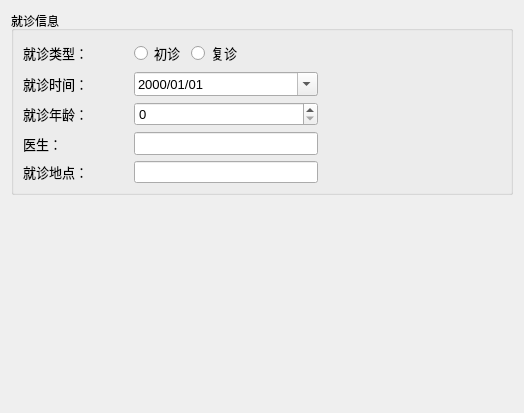
<?xml version="1.0" encoding="UTF-8"?>
<ui version="4.0">
 <class>InfoRecordWidget</class>
 <widget class="QWidget" name="InfoRecordWidget">
  <property name="geometry">
   <rect>
    <x>0</x>
    <y>0</y>
    <width>524</width>
    <height>413</height>
   </rect>
  </property>
  <property name="windowTitle">
   <string>Form</string>
  </property>
  <layout class="QFormLayout" name="formLayout">
   <item row="0" column="0" colspan="2">
    <widget class="QGroupBox" name="groupBox">
     <property name="sizePolicy">
      <sizepolicy hsizetype="Expanding" vsizetype="Preferred">
       <horstretch>0</horstretch>
       <verstretch>0</verstretch>
      </sizepolicy>
     </property>
     <property name="font">
      <font>
       <pointsize>9</pointsize>
      </font>
     </property>
     <property name="title">
      <string>就诊信息</string>
     </property>
     <layout class="QGridLayout" name="gridLayout">
      <item row="3" column="2">
       <widget class="QLineEdit" name="lineEdit">
        <property name="font">
         <font>
          <pointsize>10</pointsize>
         </font>
        </property>
       </widget>
      </item>
      <item row="2" column="2">
       <widget class="QSpinBox" name="spinBox">
        <property name="font">
         <font>
          <pointsize>10</pointsize>
         </font>
        </property>
        <property name="maximum">
         <number>150</number>
        </property>
       </widget>
      </item>
      <item row="1" column="2">
       <widget class="QDateEdit" name="dateEdit">
        <property name="font">
         <font>
          <pointsize>10</pointsize>
         </font>
        </property>
        <property name="displayFormat">
         <string>yyyy/MM/dd</string>
        </property>
        <property name="calendarPopup">
         <bool>true</bool>
        </property>
       </widget>
      </item>
      <item row="1" column="3" rowspan="3">
       <spacer name="horizontalSpacer">
        <property name="orientation">
         <enum>Qt::Horizontal</enum>
        </property>
        <property name="sizeType">
         <enum>QSizePolicy::Expanding</enum>
        </property>
        <property name="sizeHint" stdset="0">
         <size>
          <width>40</width>
          <height>20</height>
         </size>
        </property>
       </spacer>
      </item>
      <item row="3" column="0">
       <widget class="QLabel" name="label_4">
        <property name="font">
         <font>
          <pointsize>10</pointsize>
         </font>
        </property>
        <property name="text">
         <string>医生：</string>
        </property>
       </widget>
      </item>
      <item row="0" column="0">
       <widget class="QLabel" name="label">
        <property name="font">
         <font>
          <pointsize>10</pointsize>
         </font>
        </property>
        <property name="text">
         <string>就诊类型：</string>
        </property>
       </widget>
      </item>
      <item row="2" column="0">
       <widget class="QLabel" name="label_3">
        <property name="font">
         <font>
          <pointsize>10</pointsize>
         </font>
        </property>
        <property name="text">
         <string>就诊年龄：</string>
        </property>
       </widget>
      </item>
      <item row="0" column="2">
       <layout class="QHBoxLayout" name="horizontalLayout">
        <item>
         <widget class="QRadioButton" name="radioButton">
          <property name="font">
           <font>
            <pointsize>10</pointsize>
           </font>
          </property>
          <property name="text">
           <string>初诊</string>
          </property>
          <attribute name="buttonGroup">
           <string notr="true">diagTypeGroup</string>
          </attribute>
         </widget>
        </item>
        <item>
         <widget class="QRadioButton" name="radioButton_2">
          <property name="font">
           <font>
            <pointsize>10</pointsize>
           </font>
          </property>
          <property name="text">
           <string>复诊</string>
          </property>
          <attribute name="buttonGroup">
           <string notr="true">diagTypeGroup</string>
          </attribute>
         </widget>
        </item>
        <item>
         <spacer name="horizontalSpacer_2">
          <property name="orientation">
           <enum>Qt::Horizontal</enum>
          </property>
          <property name="sizeType">
           <enum>QSizePolicy::Expanding</enum>
          </property>
          <property name="sizeHint" stdset="0">
           <size>
            <width>40</width>
            <height>20</height>
           </size>
          </property>
         </spacer>
        </item>
       </layout>
      </item>
      <item row="4" column="0">
       <widget class="QLabel" name="label_5">
        <property name="font">
         <font>
          <pointsize>10</pointsize>
         </font>
        </property>
        <property name="text">
         <string>就诊地点：</string>
        </property>
       </widget>
      </item>
      <item row="1" column="0">
       <widget class="QLabel" name="label_2">
        <property name="font">
         <font>
          <pointsize>10</pointsize>
         </font>
        </property>
        <property name="text">
         <string>就诊时间：</string>
        </property>
       </widget>
      </item>
      <item row="2" column="1">
       <spacer name="horizontalSpacer_3">
        <property name="orientation">
         <enum>Qt::Horizontal</enum>
        </property>
        <property name="sizeType">
         <enum>QSizePolicy::Minimum</enum>
        </property>
        <property name="sizeHint" stdset="0">
         <size>
          <width>40</width>
          <height>20</height>
         </size>
        </property>
       </spacer>
      </item>
      <item row="4" column="2">
       <widget class="QLineEdit" name="lineEdit_2"/>
      </item>
     </layout>
    </widget>
   </item>
  </layout>
 </widget>
 <resources/>
 <connections/>
 <buttongroups>
  <buttongroup name="diagTypeGroup"/>
 </buttongroups>
</ui>
